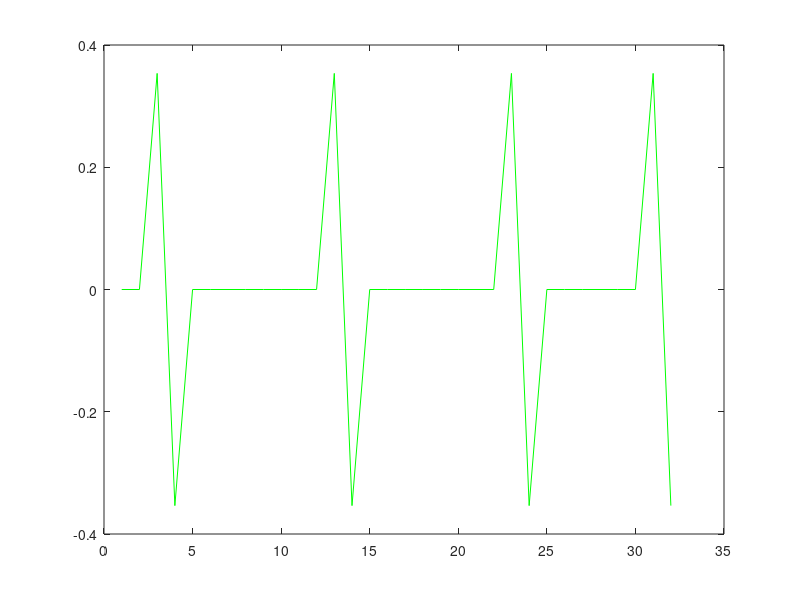

Recreate this plot in MATLAB. (Note: this script raises an error after producing the figure.)
function testQPM()
	
	close all
	clear all
	clc
	
	w = [0 1 1 0];
	N = 4;
	M = 2;
	p = [1 1];
	
	s = log2(N);
	qb = s*M;
	psi0 = zeros(2^qb,1);
	for i = 0:N-1
		jj = "";
		for j = 0:M-1
			if i+j > N-1
				jj = strcat(jj,dec2bin(N-1,s));
			else
				jj = strcat(jj,dec2bin(i+j,s));
			end
		end
		psi0(bin2dec(jj)+1) = 1/sqrt(N);
	end
	
	psi = kron(psi0,1/sqrt(2)*[1 -1]');	% if |b> = |->
	plot(psi,'g')
	hold on
	
	f0_125 = 1 - kron(w,ones(1,4));
	f0_345 = 1 - kron(ones(1,4),w);
	f1_125 = kron(w,ones(1,4));
	f1_345 = kron(ones(1,4),w);
	
	Q0_125 = makeQf(f0_125);
	Q0_345 = makeQf(f0_345);
	Q1_125 = makeQf(f1_125);
	Q1_345 = makeQf(f1_345);
	
	D = -0.5*[1 -1 -1 -1; -1 1 -1 -1; -1 -1 1 -1; -1 -1 -1 1];
	D_12 = kron(D,eye(8));
	D_34 = kron(eye(4),kron(D,eye(2)));
	
	if p(1) == 0
		psi = Q0_125*psi;
	else
		psi = Q1_125*psi;
	end
	psi = D_12*psi;
	if p(2) == 0
		psi = Q0_345*psi;
	else
		psi = Q1_345*psi;
	end
%	psi = D_34*psi;
	psi = D_12*psi;
	plot(psi,'or')
	
	newstate = zeros(4,1);
	for i = 1:4
		newstate(i) = (sum(psi((i-1)*8+1:i*8).^2));
	end
	plot(kron(newstate,ones(8,1)),'-b')
	axis([1 32 -1 1])
	
endfunction